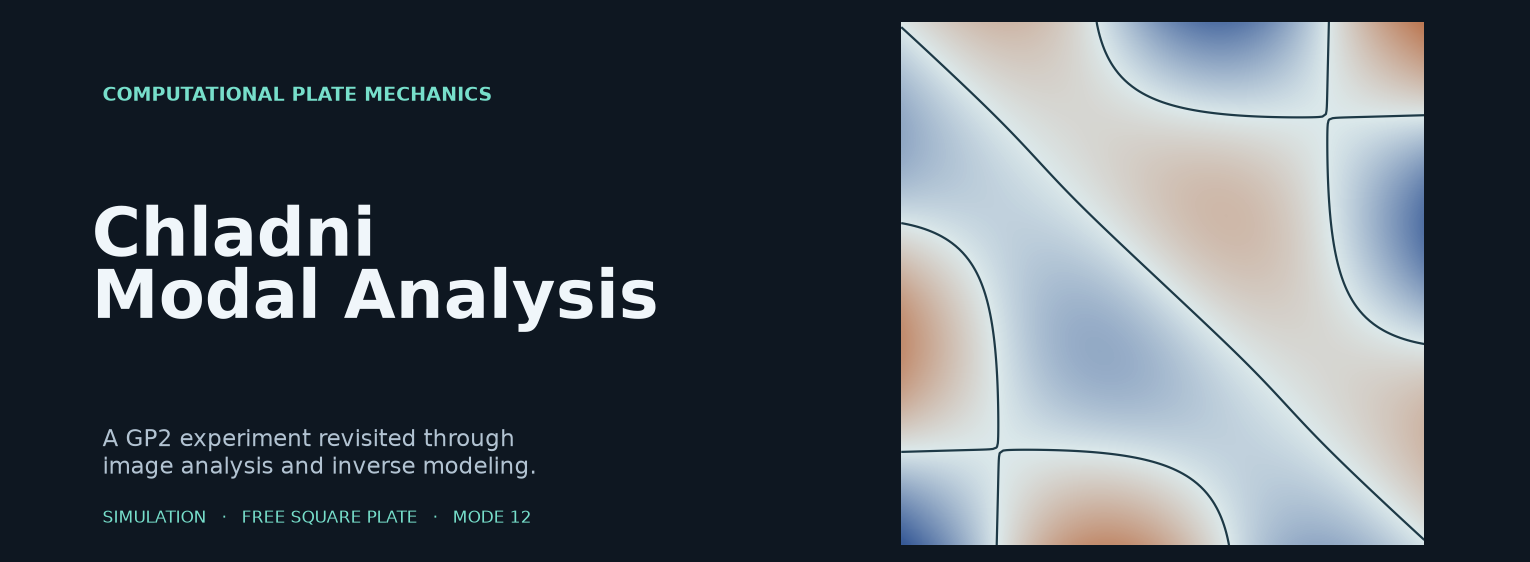
#> input picture ausgaben/modelle/v3-hero.png, 1530 x 562 px
$ python -i inventar.py   (imports and definitions only)
#> lines starting #> are read from the running program, lines starting #| are printed output that depends on the picture
"""Strombasierte GP2-Bestandsaufnahme und lokale Kontaktbögen."""
from __future__ import annotations

import argparse
from collections import Counter, defaultdict
import csv
from datetime import datetime, timezone
from importlib.metadata import version
import io
import json
from pathlib import Path
import re
import sqlite3
import zipfile

import numpy as np
from PIL import Image, ImageDraw, ImageFont, ImageOps

from .provenienz import atomar_schreiben, dateihashes, json_schreiben

BILDFORMATE = {".heic", ".heif", ".jpg", ".jpeg", ".png", ".tiff", ".tif", ".webp"}
EXIF_FELDER = {271: "hersteller", 272: "modell", 274: "orientierung", 306: "datum_datei",
               33434: "belichtungszeit_s", 33437: "blendenzahl", 34855: "iso",
               36867: "aufnahmezeit", 36881: "utc_offset_aufnahme", 37386: "brennweite_mm",
               37521: "subsekunde_aufnahme", 42036: "objektiv"}


# [7 lines left out: function registriere_heif, not called in this run]


def lade_bild(pfad: Path) -> Image.Image:
    with Image.open(pfad) as bild:
        return ImageOps.exif_transpose(bild).convert("RGB")


def bilddaten(pfad: Path) -> tuple[dict, Image.Image]:
#> called with pfad = '../ausgaben/modelle/v3-hero.png'
    with Image.open(pfad) as bild:
#> bild is the input picture: PIL image 1530x562 RGBA; mean R, G, B, A 77.6, 86.4, 94.3, 255
        exif = bild.getexif()
        erweitert = exif.get_ifd(34665)
#> erweitert = 0 items
        meta = {name: str(erweitert.get(nr, exif.get(nr))) for nr, name in EXIF_FELDER.items()
                if nr in erweitert or nr in exif}
#> meta = 0 items
        meta["gps_tag_vorhanden"] = 34853 in exif
        groesse = bild.size
#> groesse = (1530, 562)
        formatname = bild.format
#> formatname = 'PNG'
        bild.load()
        orientiert = ImageOps.exif_transpose(bild).convert("RGB")
    klein = orientiert.copy()
    klein.thumbnail((300, 230), Image.Resampling.LANCZOS)
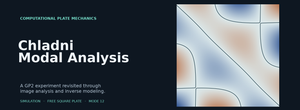
#> klein: PIL image 300x110 RGB; mean R, G, B 77.7, 86.3, 94.3
    fingerabdruck = np.asarray(orientiert.convert("L").resize((9, 8), Image.Resampling.LANCZOS))
    bits = (fingerabdruck[:, 1:] > fingerabdruck[:, :-1]).flatten()
    dhash = np.packbits(bits).tobytes().hex()
#> dhash = '8c8c8c8cce2e8c8e'
    return {"format": formatname, "breite_px": groesse[0], "hoehe_px": groesse[1],
            "orientiert_breite_px": orientiert.width, "orientiert_hoehe_px": orientiert.height,
            "seitenverhaeltnis": round(orientiert.width / orientiert.height, 8), "exif": meta,
            "dhash64": dhash}, klein


# [174 lines left out: functions sichtbare_dateien, erfasse_datei, gruppiere, abgleich_archiv, kontaktboegen, inventarisiere, not called in this run]


# [8 lines not run here, left out]

>>> result = bilddaten('../ausgaben/modelle/v3-hero.png')
